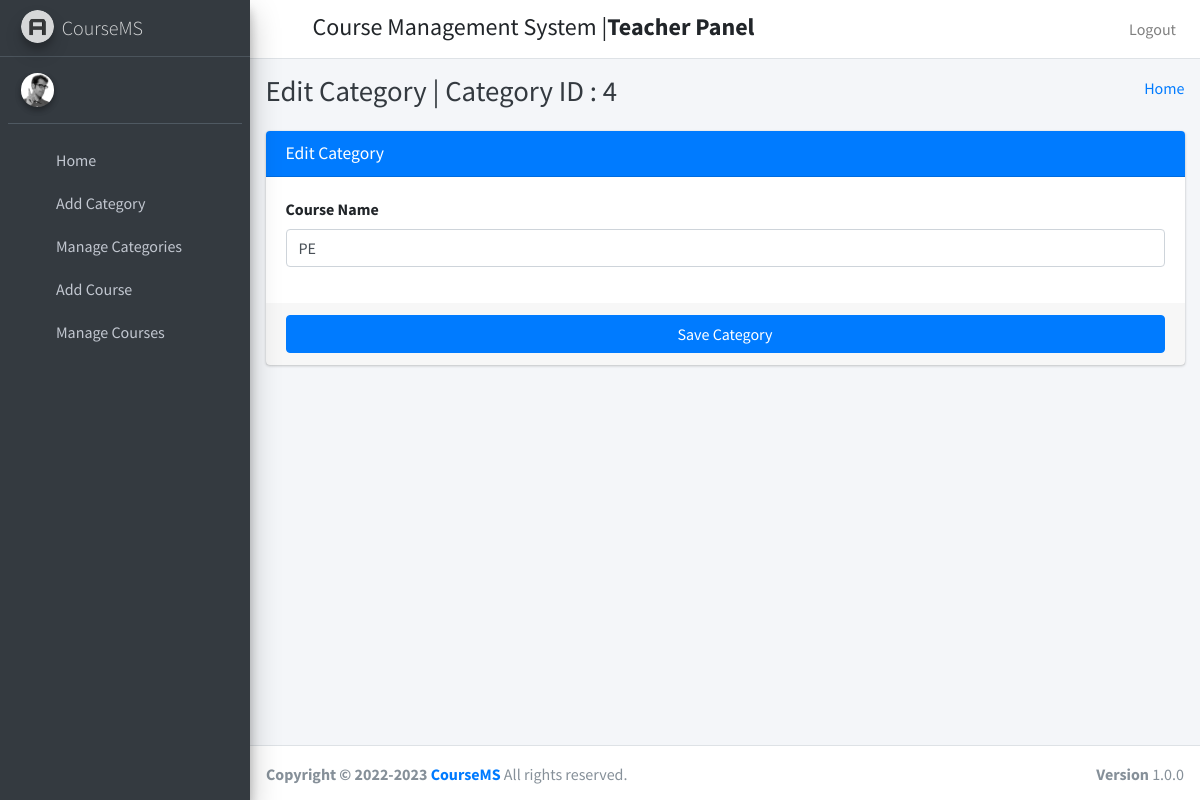
The app's page /teacher_edit_category/4, older data.
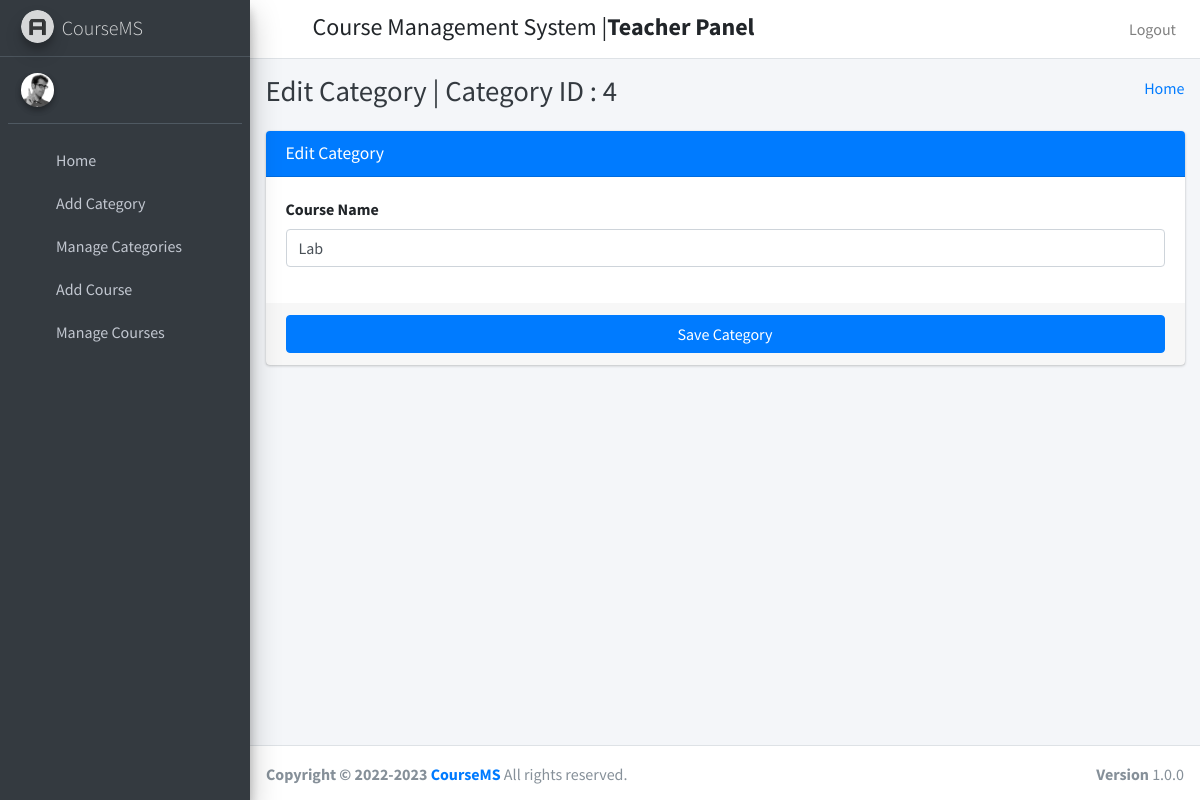
The same page, newer data.
### course/models.py (models this page shows, shortened)
class Category(models.Model):
    id = models.AutoField(primary_key=True)
    category_name = models.CharField(max_length=25, unique=True)

### course/TeacherViews.py (the view)
# urls.py: path('edit_category/<str:category_id>', HodViews.edit_category, name="edit_category"),
def edit_category(request, category_id):
    category=Category.objects.get(id=category_id)
    return render(request,"teacher_templates/edit_category_template.html",{"category":category, "id":category_id})

### course/templates/teacher_templates/edit_category_template.html (shortened to what this page needs)
{% extends 'teacher_templates/base_template.html' %}
{% block page_title %}
Edit Category | Category ID : {{ category.id }}
{% endblock page_title %}
{% block main_content %}
<section class="content">
  <div class="container-fluid">
    <div class="row">
      <div class="col-md-12">
        <div class="card card-primary">
          <div class="card-header">
            <h3 class="card-title">Edit Category</h3>
          </div>
          <form role="form" action="/teacher_edit_category_save" method="post">
            <div class="card-body">
              <div class="form-group">
                <label>Course Name </label>
                <input type="text" class="form-control" name="category" placeholder="Enter Category"
                  value="{{ category.category_name }}">
              </div>
            </div>
            <div class="card-footer">
              <button type="submit" class="btn btn-primary btn-block">Save Category</button>
            </div>
          </form>
        </div>
      </div>
    </div>
  </div>
</section>
{% endblock main_content %}

Row changes from the older to the newer data that the page shows:
changed Category id 4: category "PE" → "Lab"
